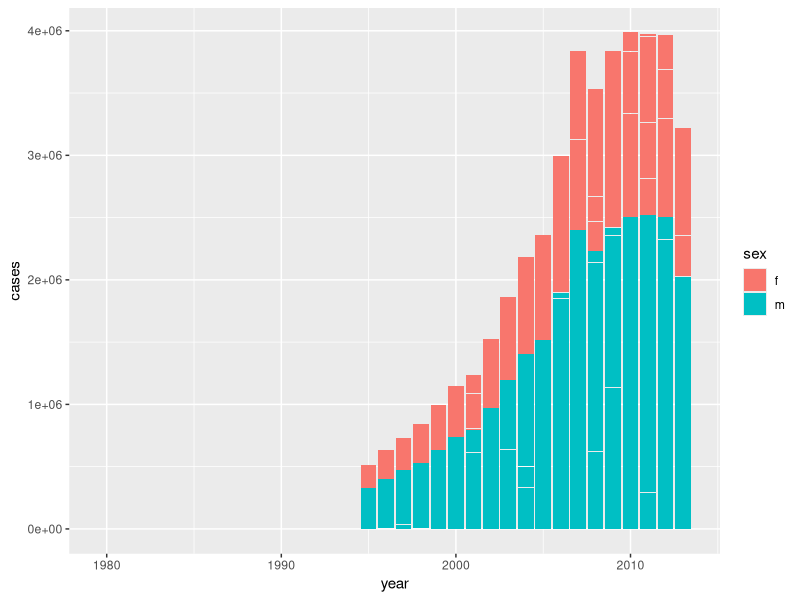

The R source for this figure:
## 12.5 Missing values
library(tidyverse)
stocks <- tibble(
  year   = c(2015, 2015, 2015, 2015, 2016, 2016, 2016),
  qtr    = c(   1,    2,    3,    4,    2,    3,    4),
  return = c(1.88, 0.59, 0.35,   NA, 0.92, 0.17, 2.66)
)
stocks

stocks %>% 
  spread(year, return)

stocks %>% 
  spread(year, return) %>% 
  gather(year, return, `2015`:`2016`, na.rm = TRUE)

na.omit(
  stocks %>% 
  spread(year, return) %>% 
  gather(year, return, `2015`:`2016`)
)

stocks

stocks %>% 
  complete(year, qtr)
 

treatment <- tribble(
  ~ person,           ~ treatment, ~response,
  "Derrick Whitmore", 1,           7,
  NA,                 2,           10,
  NA,                 3,           9,
  "Katherine Burke",  1,           4
)


treatment

treatment %>% 
  fill(person)

treatment %>% 
  fill(person) %>%
  complete(person, treatment) %>%
  fill(response)

list(4,4)
### 12.5.1 Exercises

### 1. Compare and contrast the fill arguments to spread() and complete().
?fill() ## Replace missing values by above or below value
?spread() ## Create new table and add implicit missing values
?complete() ## Add implicit missing values, fill will replace NAs by a list of vectors

treatment %>% 
  fill(person) %>%
  complete(person, treatment, fill = list(4)) ## Didn't work, why?

### 2. What does the direction argument to fill() do?

?fill() ## Replace missing values by above or below value

treatment %>% 
  fill(person, .direction = c("up"))

### 12.6 Case Study
who

who1 <- who %>% 
  gather(new_sp_m014:newrel_f65, key = "key", value = "cases", na.rm = TRUE)

who1

who1 %>% 
  count(key)

who2 <- who1 %>% 
  mutate(key = stringr::str_replace(key, "newrel", "new_rel"))

who2

who3 <- who2 %>% 
  separate(key, c("new", "type", "sexage"), sep = "_")

who3

who3 %>% 
  count(new)

who4 <- who3 %>% 
  select(-new, -iso2, -iso3)

who4

who5 <- who4 %>% 
  separate(sexage, c("sex", "age"), sep = 1)


who %>%
  gather(code, value, new_sp_m014:newrel_f65, na.rm = TRUE) %>% 
  mutate(code = stringr::str_replace(code, "newrel", "new_rel")) %>%
  separate(code, c("new", "var", "sexage")) %>% 
  select(-new, -iso2, -iso3) %>% 
  separate(sexage, c("sex", "age"), sep = 1) %>%
  complete(country, year,var,age,sex)



who5 %>%
  filter(year > 1990 & cases > 10000)

who5 %>%
  na.omit() %>%
  ggplot() +
  geom_col(aes(year,cases, fill = sex))

## 12.6.1 Exercises

## In this case study I set na.rm = TRUE just to make it easier to check that we had the correct values. Is this reasonable? Think about how missing values are represented in this dataset. Are there implicit missing values? What’s the difference between an NA and zero?

who %>%
  gather(code, value, new_sp_m014:newrel_f65) %>% 
  mutate(code = stringr::str_replace(code, "newrel", "new_rel")) %>%
  separate(code, c("new", "var", "sexage")) %>% 
  select(-new, -iso2, -iso3) %>% 
  separate(sexage, c("sex", "age"), sep = 1)

who %>%
  gather(code, value, new_sp_m014:newrel_f65, na.rm = T) %>% 
  mutate(code = stringr::str_replace(code, "newrel", "new_rel")) %>%
  separate(code, c("new", "var", "sexage")) %>% 
  select(-new, -iso2, -iso3) %>% 
  separate(sexage, c("sex", "age"), sep = 1) %>%
  complete(country, year,var,age,sex)
  
## Why different?!

who %>%
  gather(code, value, new_sp_m014:newrel_f65) %>% 
  mutate(code = stringr::str_replace(code, "newrel", "new_rel")) %>%
  separate(code, c("new", "var", "sexage")) %>% 
  select(-new, -iso2, -iso3) %>% 
  separate(sexage, c("sex", "age"), sep = 1) %>%
  complete(country, year,var,age,sex)

## 2. What happens if you neglect the mutate() step? (mutate(key = stringr::str_replace(key, "newrel", "new_rel")))

who %>%
  gather(code, value, new_sp_m014:newrel_f65, na.rm = T) %>%
  separate(code, c("new", "var", "sexage")) %>% 
  select(-new, -iso2, -iso3) %>% 
  separate(sexage, c("sex", "age"), sep = 1)
